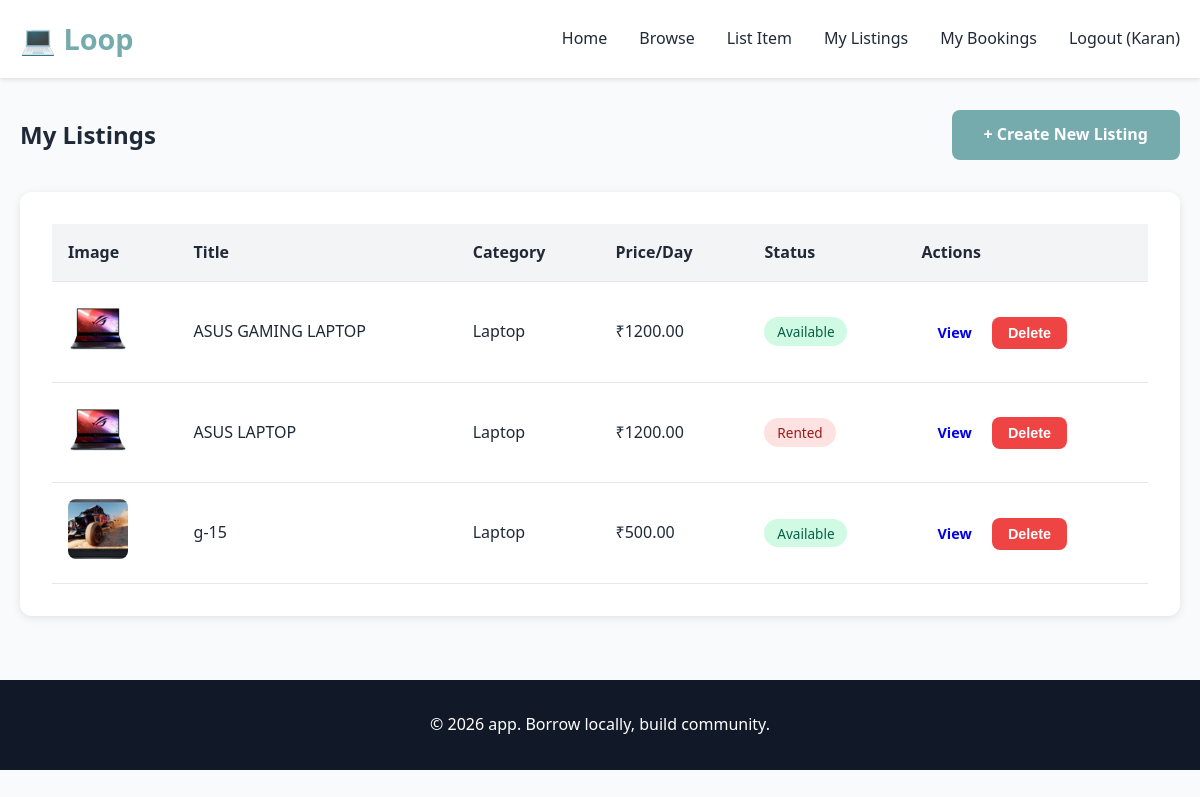
The page /my-listings/ (signed in) on the database its author committed.
### app/models.py (models this page shows, shortened)
class Product(models.Model):
    CATEGORY_CHOICES = [
        ('camera', 'Camera'),
        ('laptop', 'Laptop'),
    ]
    owner = models.ForeignKey(User, on_delete=models.CASCADE, related_name='listings')
    category = models.CharField(max_length=20, choices=CATEGORY_CHOICES)
    title = models.CharField(max_length=200)
    description = models.TextField()
    brand = models.CharField(max_length=100)
    model = models.CharField(max_length=100)
    condition = models.CharField(max_length=50)
    price_per_day = models.DecimalField(max_digits=10, decimal_places=2)
    security_deposit = models.DecimalField(max_digits=10, decimal_places=2)
    max_lending_days = models.IntegerField(default=7)
    image1 = models.ImageField(upload_to='products/', blank=True)
    image2 = models.ImageField(upload_to='products/', blank=True)
    image3 = models.ImageField(upload_to='products/', blank=True)
    is_available = models.BooleanField(default=True)
    created_at = models.DateTimeField(auto_now_add=True)

### app/views.py (the view)
# urls.py: path('my-listings/', views.my_listings, name='my_listings'),
@login_required
def my_listings(request):
    products = Product.objects.filter(owner=request.user)
    return render(request, 'my_listings.html', {'products': products})

### app/templates/my_listings.html
{% extends 'base.html' %}
{% block content %}
<div class="container">
    <div class="page-header">
        <h2>My Listings</h2>
        <a href="{% url 'create_listing' %}" class="btn-primary">+ Create New Listing</a>
    </div>
    <div class="listings-table">
        <table>
            <thead>
                <tr>
                    <th>Image</th>
                    <th>Title</th>
                    <th>Category</th>
                    <th>Price/Day</th>
                    <th>Status</th>
                    <th>Actions</th>
                </tr>
            </thead>
            <tbody>
                {% for product in products %}
                <tr>
                    <td>
                        {% if product.image1 %}
                            <img src="{{ product.image1.url }}" alt="{{ product.title }}" class="table-thumbnail">
                        {% else %}
                            <div class="table-no-image">No Image</div>
                        {% endif %}
                    </td>
                    <td>{{ product.title }}</td>
                    <td>{{ product.get_category_display }}</td>
                    <td>₹{{ product.price_per_day }}</td>
                    <td>
                        {% if product.is_available %}
                            <span class="status-badge available">Available</span>
                        {% else %}
                            <span class="status-badge rented">Rented</span>
                        {% endif %}
                    </td>
                    <td>
                        <a href="{% url 'product_detail' product.pk %}" class="btn-small">View</a>
                        <button class="btn-small btn-danger">Delete</button>
                    </td>
                </tr>
                {% empty %}
                <tr>
                    <td colspan="6" class="no-data">You haven't created any listings yet.</td>
                </tr>
                {% endfor %}
            </tbody>
        </table>
    </div>
</div>
{% endblock %}

### app/templates/base.html (shortened to what this page needs)
<!DOCTYPE html>
<html lang="en">
<head>
    {% load static %}
    <link rel="stylesheet" href="{% static 'css/style.css' %}">
</head>
<body>
    <nav class="navbar">
        <div class="container">
            <div class="nav-brand">
                <h1>&#x1F4BB Loop</h1>
            </div>
            <ul class="nav-menu">
                <li><a href="{% url 'home' %}">Home</a></li>
                <li><a href="{% url 'product_list' %}">Browse</a></li>
                {% if user.is_authenticated %}
                    <li><a href="{% url 'create_listing' %}">List Item</a></li>
                    <li><a href="{% url 'my_listings' %}">My Listings</a></li>
                    <li><a href="{% url 'my_bookings' %}">My Bookings</a></li>
                    <li><a href="{% url 'logout' %}">Logout ({{ user.username }})</a></li>
                {% else %}
                    <li><a href="{% url 'login' %}">Login</a></li>
                    <li><a href="{% url 'register' %}" class="btn-primary">Register</a></li>
                {% endif %}
            </ul>
        </div>
    </nav>
    <main>
        {% block content %}{% endblock %}
    </main>
    <footer>
        <div class="container">
            <p>&copy; 2026 app. Borrow locally, build community.</p>
        </div>
    </footer>
</body>
</html>

### app/static/css/style.css (style rules this page uses)
* { margin: 0; padding: 0; box-sizing: border-box; }
:root { --primary: #76ABAE; --primary-dark: #1b3c53; --secondary: #10b981; --danger: #ef4444; --gray-50: #f9fafb; --gray-100: #f3f4f6; --gray-200: #e5e7eb; --gray-600: #4b5563; --gray-800: #1f2937; --gray-900: #111827; }
body { font-family: 'Segoe UI', Tahoma, Geneva, Verdana, sans-serif; line-height: 1.6; color: var(--gray-800); background-color: var(--gray-50); }
.container { max-width: 1200px; margin: 0 auto; padding: 0 20px; }
.navbar { background: white; box-shadow: 0 2px 4px rgba(0,0,0,0.1); padding: 1rem 0; position: sticky; top: 0; z-index: 100; }
.navbar .container { display: flex; justify-content: space-between; align-items: center; }
.nav-brand h1 { color: var(--primary); font-size: 1.8rem; }
.nav-menu { display: flex; list-style: none; gap: 2rem; align-items: center; }
.nav-menu a { text-decoration: none; color: var(--gray-800); font-weight: 500; transition: color 0.3s; }
.btn-large, .btn-primary, .btn-secondary, .btn-small, .btn-submit { padding: 0.75rem 2rem; border-radius: 8px; text-decoration: none; font-weight: 600; display: inline-block; transition: all 0.3s; border: none; cursor: pointer; }
.btn-primary { background: var(--primary); color: white; }
.btn-small { padding: 0.5rem 1rem; font-size: 0.9rem; }
.btn-danger { background: var(--danger); color: white; }
.page-header { display: flex; justify-content: space-between; align-items: center; margin: 2rem 0; }
.listings-table { background: white; border-radius: 12px; padding: 2rem; box-shadow: 0 2px 8px rgba(0,0,0,0.1); }
table { width: 100%; border-collapse: collapse; }
thead { background: var(--gray-100); }
th, td { padding: 1rem; text-align: left; border-bottom: 1px solid var(--gray-200); }
.table-thumbnail { width: 60px; height: 60px; object-fit: cover; border-radius: 8px; }
.status-badge { padding: 0.3rem 0.8rem; border-radius: 20px; font-size: 0.85rem; }
.status-badge.available { background: #d1fae5; color: #065f46; }
.status-badge.rented { background: #fee2e2; color: #991b1b; }
footer { background: var(--gray-900); color: white; text-align: center; padding: 2rem 0; margin-top: 4rem; }

### rows shown on the page
Product: image1 (picture), title "ASUS GAMING LAPTOP", category "Laptop", price_per_day "1200.00", is_available "Available"
Product: image1 (picture), title "ASUS LAPTOP", category "Laptop", price_per_day "1200.00", is_available "Rented"
Product: image1 (picture), title "g-15", category "Laptop", price_per_day "500.00", is_available "Available"

### other values the page prints
{{ user.username }} "Karan"
